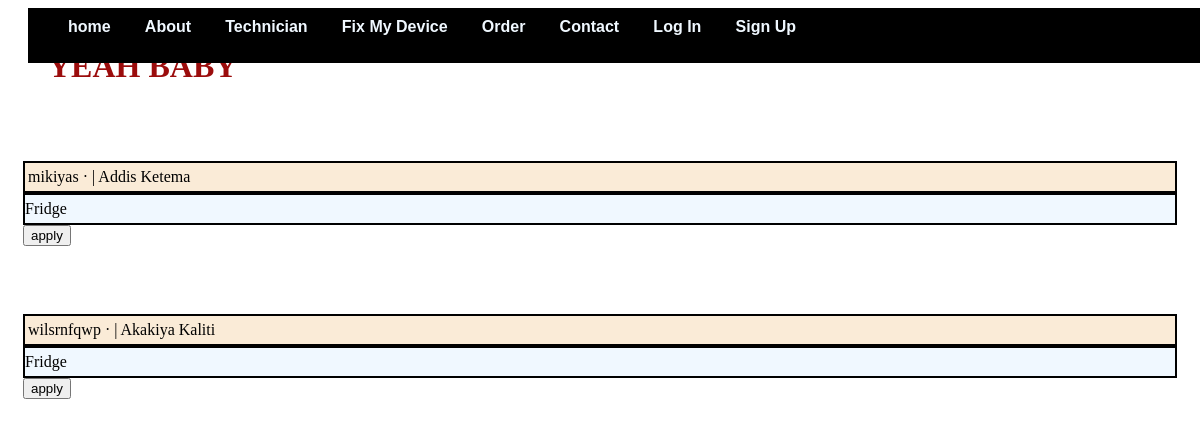
Screenshot of /users/selectedTechnicianList/2 with the database file from the repository.
### users/models.py (models this page shows)
class Technician(models.Model):
    user = models.OneToOneField(User, on_delete=models.CASCADE, primary_key=True)
    FullName = models.CharField(max_length=200, null=True)
    email = models.CharField(max_length=200, null=True)
    location = models.ForeignKey(Location,on_delete=CASCADE,null=False,default=1)
    organization = models.CharField(max_length=20, blank=True, null=True)
    profile_pic = models.ImageField(default="logo of profile.png", null=True, blank=True)
    isApproved = models.BooleanField(default=False)
    phoneNumber = PhoneNumberField(blank=True)
    device = models.ForeignKey(Device,on_delete=CASCADE,null=False,default=1)
    def __str__(self):
        return self.user.username

class Location(models.Model):
    locationId = fields.CharField(max_length=30)
    locationName = fields.CharField(max_length=30)
    def __str__(self):
        return self.locationName

class Device(models.Model):
    deviceId = fields.CharField(max_length=30)
    deviceName = fields.CharField(max_length=30)
    def __str__(self):
        return self.deviceName

### users/views.py (the view)
# urls.py: path('selectedTechnicianList/<int:pk>', SelectedTechnicianView.as_view(), name="selectedtechlist"),
class SelectedTechnicianView(ListView):
    model = Technician
    template_name = 'selected_technicians_list.html'
    def get_queryset(self):
        path = (self.request.path)
        path_list = path.split('/')
        last = int(path_list[-1])
        print(last)
        queryset = Technician.objects.all().filter(device_id=last)
        print(queryset)
        return queryset

### templates/selected_technicians_list.html (shortened to what this page needs)
<html>
    <head>
    </head>
    <body>
        {% extends 'base.html' %}
        {% block content %}
        {% for technician in object_list %}
        <div class="card">
        <div class="card-header">
        <span class="top title">{{ technician.FullName }}</span> &middot;
        <span class="author"> |
        {{ technician.location }}</span>
        </div>
        <div class="card-body">
        {{ technician.device }}
        </div>
        <input type="button" name="apply" value="apply">
        </div>
        <br/>
        {% endfor %}
        {% endblock content %}

### templates/selected_technicians_list.html (style rules this page uses)
.card { margin-top: 20px; padding: 15px; }
.card-header { background-color: antiquewhite; border: solid 2px black; padding-top: 5px; padding-bottom: 5px; padding-left: 3px; }
.card-body { background-color: aliceblue; border: solid 2px black; padding-top: 5px; padding-bottom: 5px; }

### rows the page displays
Technician: FullName "mikiyas", location "Addis Ketema", device "Fridge"
Technician: FullName "wilsrnfqwp", location "Akakiya Kaliti", device "Fridge"
